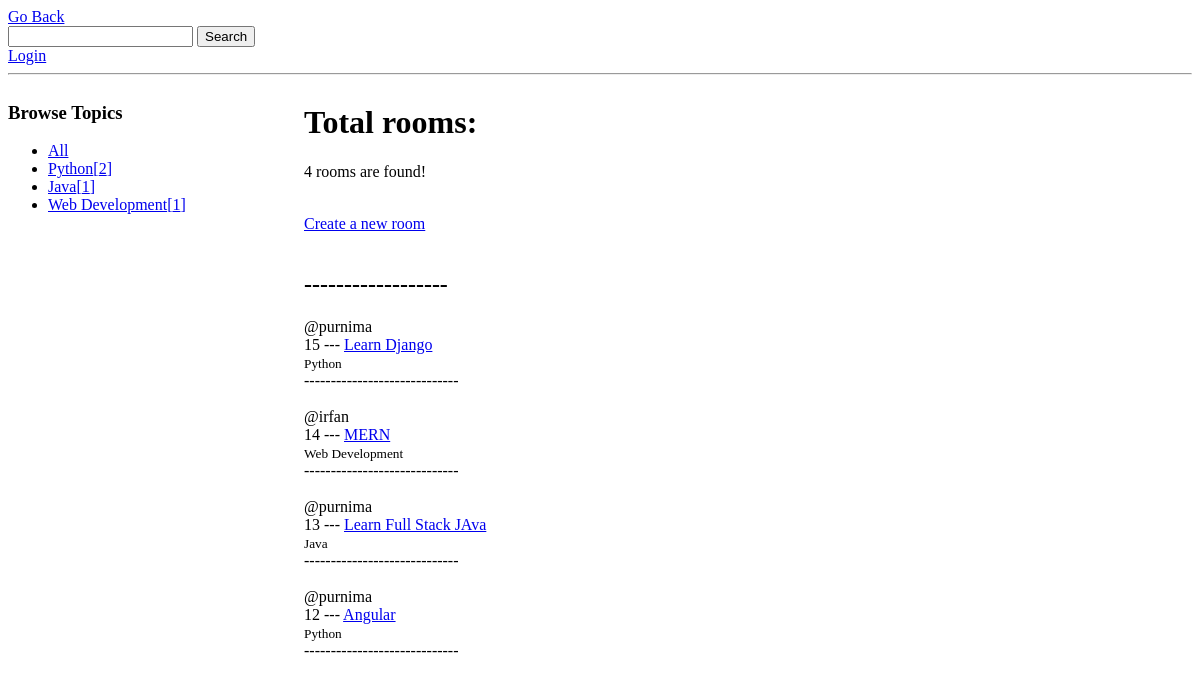
Before: / with the older database file.
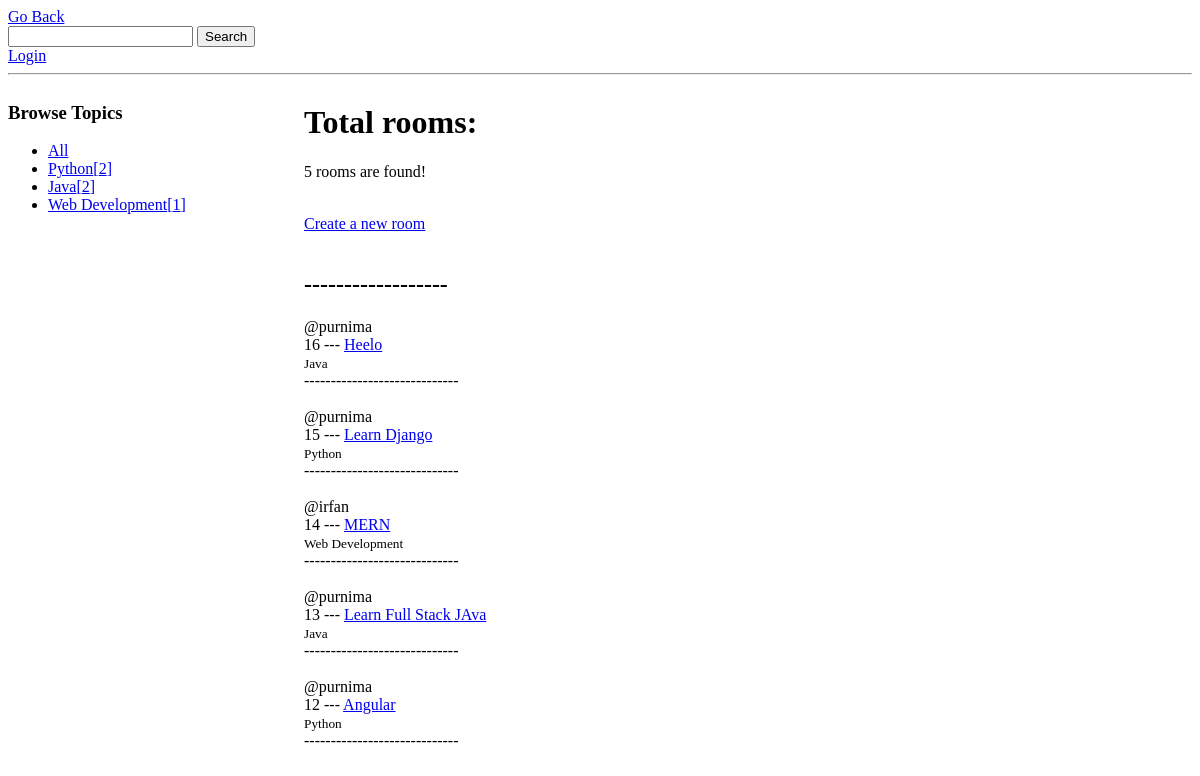
After: the same page with the newer database file.
### home/models.py (models this page shows, shortened)
class Topic(models.Model):
    name=models.CharField(max_length=200)

class Room(models.Model):
    host=models.ForeignKey(User,on_delete=models.SET_NULL,null=True)
    topic=models.ForeignKey(Topic, on_delete=models.SET_NULL,null=True)
    name=models.CharField(max_length=50)
    desc=models.TextField(null=True,blank=True)
    updated=models.DateTimeField(auto_now=True)
    created=models.DateTimeField(auto_now_add=True)
    class Meta:
        ordering=['-updated','-created']

### home/views.py (the view)
# urls.py: path('', views.home,name="home"),
def home(request):
    topics=Topic.objects.all()
    rom=Room.objects.all()
    count_list={}
    for i in topics:
        counter=0
        for j in rom:
            if j.topic==i:
                counter=counter+1
        count_list[i.name]=counter
    if request.GET.get('q') != None:
        q=request.GET.get('q')
    else:
        q=''
    rooms=Room.objects.filter(
        Q(topic__name__icontains=q) |
        Q(host__username__icontains=q) |
        Q(name__icontains=q)
    )
    rooms_c=Room.objects.all().count()
    context={'room':rooms,'topic':topics,'count':rooms_c,'count_list':count_list}
    return render(request,'home/home.html',context)

### home/templates/home/home.html (shortened to what this page needs)
{% extends 'main.html' %}
{% block content %}
<div class="home-container">
    <div class="left">
        <h3 class="left-title"> Browse Topics </h3>
        <ul>
            <li><a href="{%url 'home'%}">All</a></li>
        {% for topic in topic %}
        {%for key,value in count_list.items%}
        {%if key == topic.name%}
            <li><a href="{%url 'home'%}?q={{topic.name}}">{{topic.name}}[{{value}}]</a> </li>
       {% endif %}
        {%endfor %}
        {%endfor%}
        </ul>
    </div>
    <div class="mid">
        <h1> Total rooms:</h1>
        <p>{{count}} rooms are found!</p>
        <br>
        <a href="room_form/" > Create a new room </a>
        <br> <br>
        <h2>------------------</h2>
        {% for room in room %}
            <span>@{{room.host.username}}
        <div> {{room.id}}  ---  <a href="/room/{{room.id}}">{{room.name}}</a></div>
        <small> {{room.topic.name}}</small>
        <br>
        <div>-----------------------------</div>
        <br>
        {%endfor %}
    </div>
</div>
{% endblock content %}

Changed rows visible on the page:
added Room: host.username "purnima", id "16", name "Heelo", topic.name "Java"
Other visible differences:
{{ count }}: "4" → "5"
new list line: "Java [ 2 ]"
list line gone: "Java [ 1 ]"
